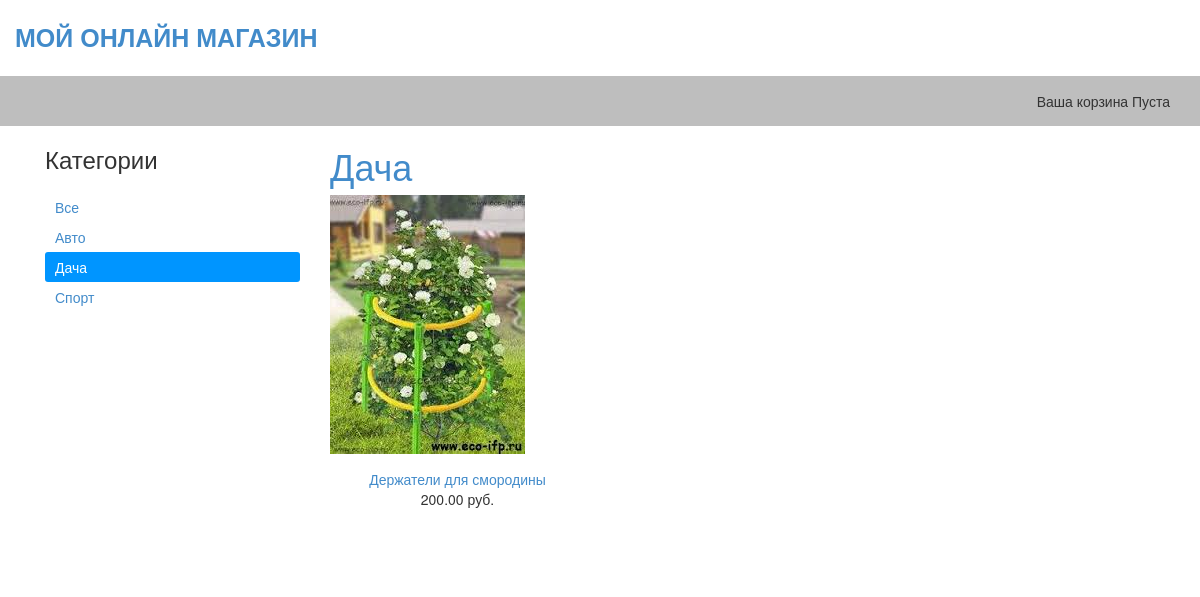
The app's page /dacha/ with its own data.
### shop/models.py (models this page shows, shortened)
class Category(models.Model):
    name=models.CharField(max_length=200,db_index=True)
    slug=models.CharField(max_length=200,db_index=True)
    class Meta:
        ordering=['name']
        verbose_name='Категория'
        verbose_name_plural='Категории'
    def get_absolute_url(self):
        return reverse('shop:ProductListByCategory',args=[self.slug])

class Product(models.Model):
        category=models.ForeignKey(Category,on_delete=models.CASCADE,related_name='products',verbose_name='Категория')
        name=models.CharField(max_length=200,db_index=True,verbose_name='Название')
        slug=models.SlugField(max_length=200,db_index=True)
        image=models.ImageField(upload_to='products/%Y/%m/%d/',blank=True,verbose_name='Изображение товара')
        discription=models.TextField(blank=True,verbose_name='Описание')
        price=models.DecimalField(max_digits=10,decimal_places=2,verbose_name='Цена')
        stock=models.PositiveIntegerField(verbose_name='На складе')
        available=models.BooleanField(default=True,verbose_name='Доступен')
        created=models.DateTimeField(auto_now_add=True)
        updated=models.DateTimeField(auto_now=True)
        class Meta:
            ordering=['name']
            index_together=[
            'id','slug']
        def get_absolute_url(self):
            return reverse('shop:ProductDetail',args=[self.id,self.slug])

### shop/views.py (the view)
# urls.py: re_path(r'^(?P<category_slug>[-\w]+)/$',views.ProductList,name='ProductListByCategory'),
def ProductList(request,category_slug=None):
    category=None
    categories=Category.objects.all()
    products=Product.objects.filter(available=True)
    if category_slug:
        category=get_object_or_404(Category,slug=category_slug)
        products=products.filter(category=category)
    context={'categories':categories,'products':products,'category':category}
    return render(request,'shop/product/ProductList.html',context)

### cart/cart.py (called while the page is built)
    def __len__(self):
        return sum(item['quantity'] for item in self.cart.values())

### cart/context_processors.py (called while the page is built)
def cart(request):
    return {'cart': Cart(request),'test_var':100}

### shop/templates/shop/product/ProductList.html (shortened to what this page needs)
{%extends 'shop/base.html'%}
{%load static%}
{%block content%}
  <div id='sidebar' class='col-sm-3'>
    <h3>Категории</h3>
    <ul>
      <li {%if not category%} class='selected' {%endif%}>
        <a href="{%url 'shop:ProductList'%}">Все</a>
      </li>
      {%for cat in categories%}
        <li {%if cat.slug == category.slug%} class='selected'{%endif%}>
          <a href="{{cat.get_absolute_url}}">{{cat.name}}
        </li>
        {%endfor%}
      </ul>
    </div>
  <div id='main' class='product_list col-sm-9'>
    <h1>{% if category %}{{category.name}}{%else%}Товары{%endif%}</h1>
    <div class='item row'>
      {%for product in products%}
      <div class='item col-sm-4'>
        <a href="{{product.get_absolute_url}}"><img src="{%if product.image%}{{product.image.url}}{%endif%}" class='img-responsive'></img></a>
        <a href="{{product.get_absolute_url}}">{{product.name}}</a><br>
        {{product.price}} руб.
      </div>
      {%endfor%}
    </div>
  </div>
  {%endblock%}

### shop/static/css/style.css (style rules this page uses)
#sidebar ul { list-style: none; margin: 0; padding: 0; margin-top: 20px; }
#sidebar ul li { padding: 5px 10px; }
#sidebar ul li.selected { background: #0095ff; color: white; border-radius: 3px; }
#sidebar ul li.selected a { color: white; }
.item { text-align: center; margin-bottom: 30px; }
.item a img { margin-bottom: 15px; }

### records on screen
Category: name "Авто"
Category: name "Дача"
Category: name "Спорт"
Product: image (picture), name "Держатели для смородины", price "200.00"
